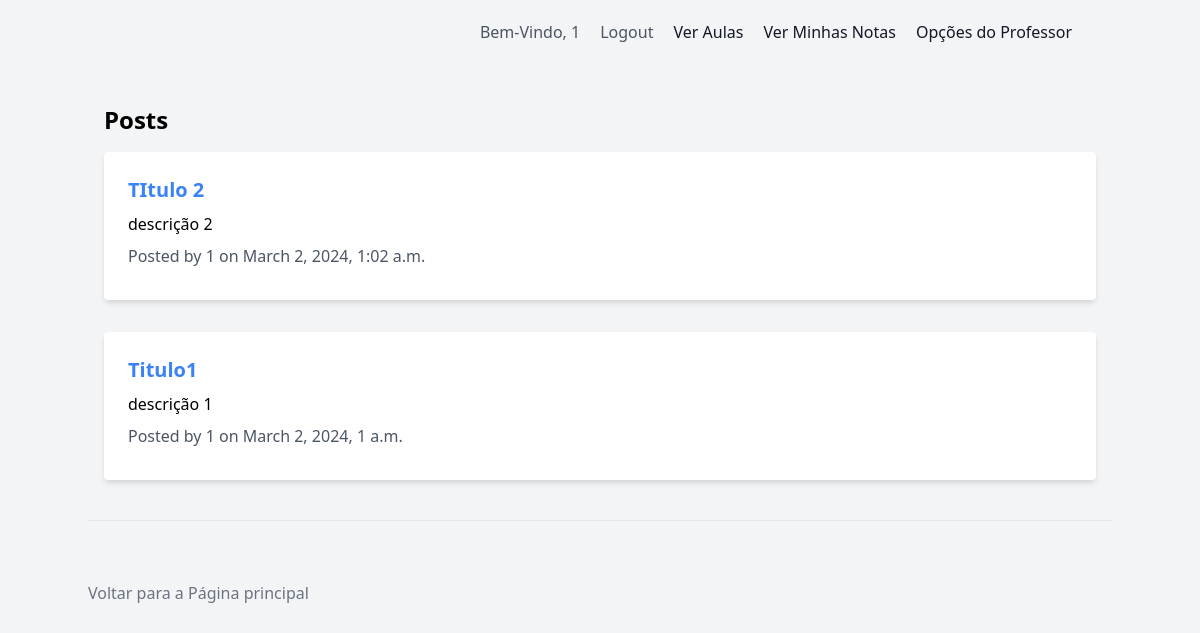
The app's page / (signed in) with its own data.
### pi/models.py (models this page shows, shortened)
class Professor(AbstractUser):
    cordenador = models.CharField(max_length=100, null=True)
    nome = models.CharField(max_length=100, null=True)
    formacao = models.CharField(max_length=100, null=True)
    numero_funcionario = models.CharField(max_length=255, unique=True)
    senhap = models.CharField(max_length=150)
    aulas = models.ManyToManyField('Aula', related_name='professores')
    groups = models.ManyToManyField(
        'auth.Group',
        blank=True,
        help_text='The groups this user belongs to. A user will get all permissions granted to each of their groups.',
        related_name="professor_groups",
        verbose_name='groups',
    )
    user_permissions = models.ManyToManyField(
        'auth.Permission',
        blank=True,
        help_text='Specific permissions for this user.',
        related_name="professor_permissions",
        verbose_name='user permissions',
    )
    USERNAME_FIELD = 'numero_funcionario'
    PASSWORD_FIELD = 'senhap'
    class Meta:
        verbose_name = 'professor'
        verbose_name_plural = 'professors'
        db_table = 'auth_professor'
    @property
    def is_professor(self):
        return True

class Post(models.Model):
    title = models.CharField(max_length=200)
    description = models.CharField(max_length=300)
    content = models.TextField()
    date_posted = models.DateTimeField(auto_now_add=True)
    author = models.ForeignKey(settings.AUTH_USER_MODEL, on_delete=models.CASCADE)
    slug = models.SlugField(unique=True, blank=True)
    img_url = models.CharField(max_length=200, blank=True)

### pi/views.py (the view)
# urls.py: path('', home, name='home'),
def home(request):
    if request.method == 'POST':
        form = PostForm(request.POST)
        if form.is_valid():
            post = form.save(commit=False)
            post.author = request.user
            post.save()
            form = PostForm()  # Clear the form
    else:
        form = PostForm()
    aula = Aula.objects.first()
    context = {
        'form': form,
        'posts': Post.objects.all().order_by('-date_posted'),
        'aula': aula,  # Adicione a aula ao contexto
    }
    return render(request, 'home.html', context)

### pi/templates/home.html
{% extends 'base.html' %}
{% load static %}
{% block content %}
    <div class="container mx-auto px-4">
        <h2 class="text-2xl font-bold mb-4">Posts</h2>
        {% for post in posts %}
            <div class="mb-8 bg-white rounded shadow-md p-6">
                <h3 class="text-xl font-bold mb-2"><a href="{% url 'post_detail' post.slug %}" class="text-blue-500 hover:text-blue-800">{{ post.title }}</a></h3>
                <p class="mb-2">{{ post.description }}</p>
                <p class="mb-2 text-gray-600">Posted by {{ post.author.username }} on {{ post.date_posted }}</p>
            </div>
        {% empty %}
            <p class="text-gray-600">No posts yet.</p>
        {% endfor %}
    </div>
{% endblock %}

### pi/templates/base.html (shortened to what this page needs)
{% load static %}
<!DOCTYPE html>
<html lang="pt-br">
<head>
    <link href="https://cdn.jsdelivr.net/npm/tailwindcss@2.2.19/dist/tailwind.min.css" rel="stylesheet">
</head>
<body class="bg-gray-100">
    <header class="text-gray-600 body-font">
        <div class="container mx-auto flex flex-wrap p-5 flex-col md:flex-row items-center">
            <nav class="md:ml-auto flex flex-wrap items-center text-base justify-center">
                {% if user.is_authenticated %}
                <p class="mr-5 hover:text-gray-900">Bem-Vindo,
                    {% if user.is_professor %}
                    {{ user.numero_funcionario }}
                    {% else %}
                    {{ user.numero_estudante }}
                    {% endif %}
                </p>
                <a href="{% url 'logout' %}" class="mr-5 hover:text-gray-900">Logout</a>
                <a href="{% url 'ver_aulas' %}" class="mr-5 text-gray-900 hover:text-gray-700">Ver Aulas</a>
                <a href="{% url 'ver_minhas_notas' %}" class="mr-5 text-gray-900 hover:text-gray-700">Ver Minhas Notas</a>
                {% if user.is_professor %}
                <div class="relative inline-block text-left">
                    <button type="button" class="mr-5 text-gray-900 hover:text-gray-700 focus:outline-none" id="professorMenuButton" aria-expanded="false" aria-haspopup="true">
                        Opções do Professor
                    </button>
                </div>
                {% endif %}
                {% endif %}
            </nav>
        </div>
    </header>
    <main class="container mx-auto mt-10">
        {% block content %}{% endblock %}
    </main>
        <div class="container mx-auto flex items-center flex-wrap border-t border-gray-200 pt-10 mt-10">
            <div class="text-center mt-5">
                <a href="{% url 'home' %}" class="text-gray-500 hover:text-gray-900">Voltar para a Página principal</a>
            </div>
        </div>
</body>
</html>

### records on screen
Post: title "TItulo 2", description "descrição 2", author.username "1", date_posted "March 2, 2024, 1:02 a.m."
Post: title "Titulo1", description "descrição 1", author.username "1", date_posted "March 2, 2024, 1 a.m."

### other values on screen
{{ user.numero_funcionario }} "1"
